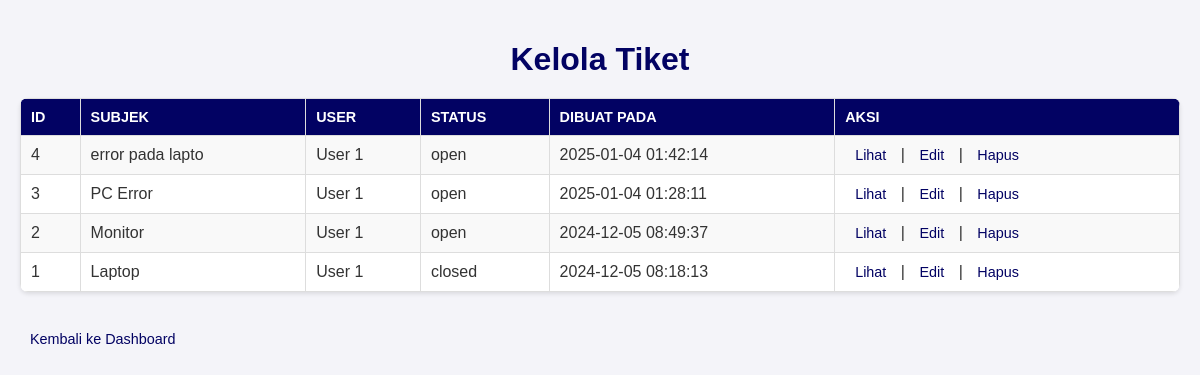
Screenshot of /admin/tickets.php (signed in) with the database file from the repository.
### tables this page shows
CREATE TABLE `tickets` (
  `id` int(11) NOT NULL,
  `user_id` int(11) NOT NULL,
  `subject` varchar(255) NOT NULL,
  `description` text NOT NULL,
  `status` enum('open','pending','closed') NOT NULL,
  `created_at` timestamp NULL DEFAULT current_timestamp(),
  `updated_at` timestamp NULL DEFAULT NULL ON UPDATE current_timestamp(),
  `assigned_to` int(11) DEFAULT NULL
);

CREATE TABLE `users` (
  `id` int(11) NOT NULL,
  `username` varchar(255) NOT NULL,
  `password` varchar(255) NOT NULL,
  `role` enum('admin','support','user') NOT NULL,
  `nama` varchar(255) NOT NULL,
  `email` varchar(255) NOT NULL
);

### admin/tickets.php (the view, shortened to what this page needs)
<?php
include '../includes/database.php';
$sql = "SELECT t.*, u.nama AS nama_user
        FROM tickets t
        JOIN users u ON t.user_id = u.id
        ORDER BY t.created_at DESC";
$result = $conn->query($sql);
?>
<!DOCTYPE html>
<html>
<head>
  <link rel="stylesheet" type="text/css" href="tickets.css">
</head>
<body>
<h1>Kelola Tiket</h1>
<table>
  <tr>
    <th>ID</th>
    <th>Subjek</th>
    <th>User</th>
    <th>Status</th>
    <th>Dibuat pada</th>
    <th>Aksi</th>
  </tr>
  <?php while ($row = $result->fetch_assoc()): ?>
    <tr>
      <td><?php echo $row['id']; ?></td>
      <td><?php echo $row['subject']; ?></td>
      <td><?php echo $row['nama_user']; ?></td>
      <td><?php echo $row['status']; ?></td>
      <td><?php echo $row['created_at']; ?></td>
      <td>
        <a href="view_ticket.php?id=<?php echo $row['id']; ?>">Lihat</a> |
        <a href="edit_ticket.php?id=<?php echo $row['id']; ?>">Edit</a> |
        <a href="delete_ticket.php?id=<?php echo $row['id']; ?>" onclick="return confirm('Anda yakin ingin menghapus tiket ini?')">Hapus</a>
      </td>
    </tr>
  <?php endwhile; ?>
</table>
<br>
<a href="index.php">Kembali ke Dashboard</a>
</body>
</html>

### admin/tickets.css (style rules this page uses)
body { font-family: Arial, sans-serif; margin: 0; padding: 20px; background-color: #f4f4f9; color: #333; }
h1 { text-align: center; color: #020263; margin-bottom: 20px; }
table { width: 100%; border-collapse: collapse; margin: 20px 0; background-color: #fff; box-shadow: 0 2px 4px rgba(0, 0, 0, 0.1); border-radius: 8px; overflow: hidden; }
table th, table td { border: 1px solid #ddd; padding: 10px; text-align: left; }
table th { background-color: #020263; color: #fff; text-transform: uppercase; font-size: 0.9rem; }
table tr:nth-child(even) { background-color: #f9f9f9; }
a { color: #020263; text-decoration: none; font-size: 0.9rem; padding: 5px 10px; border-radius: 4px; transition: background-color 0.3s ease, color 0.3s ease; }

### rows the page displays
tickets: id "4", subject "error pada lapto", user.nama "User 1", status "open", created_at "2025-01-04 01:42:14"
tickets: id "3", subject "PC Error", user.nama "User 1", status "open", created_at "2025-01-04 01:28:11"
tickets: id "2", subject "Monitor", user.nama "User 1", status "open", created_at "2024-12-05 08:49:37"
tickets: id "1", subject "Laptop", user.nama "User 1", status "closed", created_at "2024-12-05 08:18:13"
